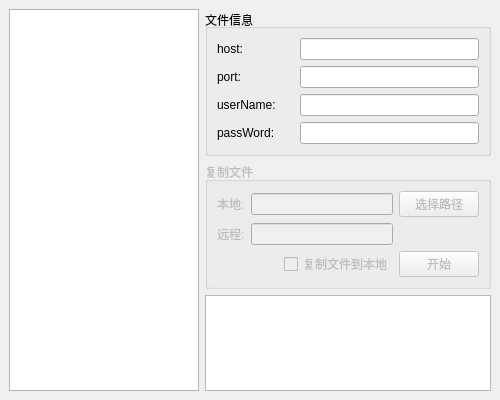
<?xml version="1.0" encoding="UTF-8"?>
<ui version="4.0">
 <class>PuttyTools</class>
 <widget class="QMainWindow" name="PuttyTools">
  <property name="geometry">
   <rect>
    <x>0</x>
    <y>0</y>
    <width>500</width>
    <height>400</height>
   </rect>
  </property>
  <property name="minimumSize">
   <size>
    <width>500</width>
    <height>400</height>
   </size>
  </property>
  <property name="maximumSize">
   <size>
    <width>800</width>
    <height>600</height>
   </size>
  </property>
  <property name="windowTitle">
   <string>PuttyTools V2.1</string>
  </property>
  <widget class="QWidget" name="centralwidget">
   <layout class="QGridLayout" name="gridLayout_3" rowstretch="4,3,3" columnstretch="4,6">
    <item row="1" column="1">
     <widget class="QGroupBox" name="scpBox">
      <property name="enabled">
       <bool>false</bool>
      </property>
      <property name="title">
       <string>复制文件</string>
      </property>
      <property name="flat">
       <bool>false</bool>
      </property>
      <property name="checkable">
       <bool>false</bool>
      </property>
      <layout class="QGridLayout" name="gridLayout_2" rowstretch="0,0,0" columnstretch="1,5,3,1">
       <item row="0" column="0">
        <widget class="QLabel" name="label">
         <property name="text">
          <string>本地:</string>
         </property>
        </widget>
       </item>
       <item row="0" column="3">
        <widget class="QPushButton" name="pushButton_2">
         <property name="text">
          <string>选择路径</string>
         </property>
        </widget>
       </item>
       <item row="2" column="2">
        <widget class="QCheckBox" name="checkBox">
         <property name="text">
          <string>复制文件到本地</string>
         </property>
        </widget>
       </item>
       <item row="2" column="3">
        <widget class="QPushButton" name="pushButton">
         <property name="text">
          <string>开始</string>
         </property>
        </widget>
       </item>
       <item row="1" column="0">
        <widget class="QLabel" name="label_2">
         <property name="text">
          <string>远程:</string>
         </property>
        </widget>
       </item>
       <item row="0" column="1" colspan="2">
        <widget class="QLineEdit" name="lineEdit"/>
       </item>
       <item row="1" column="1" colspan="2">
        <widget class="QLineEdit" name="lineEdit_2"/>
       </item>
      </layout>
     </widget>
    </item>
    <item row="0" column="1">
     <widget class="QGroupBox" name="fileInfoBox">
      <property name="font">
       <font>
        <pointsize>9</pointsize>
       </font>
      </property>
      <property name="mouseTracking">
       <bool>true</bool>
      </property>
      <property name="layoutDirection">
       <enum>Qt::LeftToRight</enum>
      </property>
      <property name="autoFillBackground">
       <bool>false</bool>
      </property>
      <property name="title">
       <string>文件信息</string>
      </property>
      <property name="alignment">
       <set>Qt::AlignLeading|Qt::AlignLeft|Qt::AlignVCenter</set>
      </property>
      <property name="flat">
       <bool>false</bool>
      </property>
      <property name="checkable">
       <bool>false</bool>
      </property>
      <property name="checked">
       <bool>false</bool>
      </property>
      <layout class="QGridLayout" name="gridLayout" columnstretch="3,7">
       <item row="3" column="0">
        <widget class="QLabel" name="pwd_lab">
         <property name="text">
          <string>passWord:</string>
         </property>
        </widget>
       </item>
       <item row="3" column="1">
        <widget class="QLineEdit" name="pwd_edit">
         <property name="focusPolicy">
          <enum>Qt::NoFocus</enum>
         </property>
         <property name="contextMenuPolicy">
          <enum>Qt::NoContextMenu</enum>
         </property>
         <property name="echoMode">
          <enum>QLineEdit::Normal</enum>
         </property>
         <property name="cursorPosition">
          <number>0</number>
         </property>
         <property name="readOnly">
          <bool>true</bool>
         </property>
         <property name="placeholderText">
          <string/>
         </property>
        </widget>
       </item>
       <item row="1" column="0">
        <widget class="QLabel" name="port_lab">
         <property name="text">
          <string>port:</string>
         </property>
        </widget>
       </item>
       <item row="1" column="1">
        <widget class="QLineEdit" name="port_edit">
         <property name="focusPolicy">
          <enum>Qt::NoFocus</enum>
         </property>
         <property name="contextMenuPolicy">
          <enum>Qt::NoContextMenu</enum>
         </property>
         <property name="text">
          <string extracomment="22"/>
         </property>
         <property name="maxLength">
          <number>5</number>
         </property>
         <property name="echoMode">
          <enum>QLineEdit::Normal</enum>
         </property>
         <property name="cursorPosition">
          <number>0</number>
         </property>
         <property name="readOnly">
          <bool>true</bool>
         </property>
         <property name="placeholderText">
          <string/>
         </property>
        </widget>
       </item>
       <item row="2" column="0">
        <widget class="QLabel" name="username_lab">
         <property name="text">
          <string>userName:</string>
         </property>
        </widget>
       </item>
       <item row="0" column="0">
        <widget class="QLabel" name="host_lab">
         <property name="text">
          <string>host:</string>
         </property>
        </widget>
       </item>
       <item row="2" column="1">
        <widget class="QLineEdit" name="username_edit">
         <property name="focusPolicy">
          <enum>Qt::NoFocus</enum>
         </property>
         <property name="contextMenuPolicy">
          <enum>Qt::NoContextMenu</enum>
         </property>
         <property name="cursorPosition">
          <number>0</number>
         </property>
         <property name="readOnly">
          <bool>true</bool>
         </property>
         <property name="placeholderText">
          <string/>
         </property>
        </widget>
       </item>
       <item row="0" column="1">
        <widget class="QLineEdit" name="host_edit">
         <property name="tabletTracking">
          <bool>false</bool>
         </property>
         <property name="focusPolicy">
          <enum>Qt::NoFocus</enum>
         </property>
         <property name="contextMenuPolicy">
          <enum>Qt::NoContextMenu</enum>
         </property>
         <property name="inputMask">
          <string/>
         </property>
         <property name="cursorPosition">
          <number>0</number>
         </property>
         <property name="readOnly">
          <bool>true</bool>
         </property>
         <property name="placeholderText">
          <string/>
         </property>
        </widget>
       </item>
      </layout>
     </widget>
    </item>
    <item row="0" column="0" rowspan="3">
     <widget class="QTreeView" name="treeView">
      <property name="focusPolicy">
       <enum>Qt::NoFocus</enum>
      </property>
      <property name="contextMenuPolicy">
       <enum>Qt::CustomContextMenu</enum>
      </property>
      <property name="iconSize">
       <size>
        <width>20</width>
        <height>20</height>
       </size>
      </property>
      <property name="itemsExpandable">
       <bool>true</bool>
      </property>
      <attribute name="headerCascadingSectionResizes">
       <bool>true</bool>
      </attribute>
     </widget>
    </item>
    <item row="2" column="1">
     <widget class="QTextBrowser" name="showMsg">
      <property name="mouseTracking">
       <bool>false</bool>
      </property>
      <property name="contextMenuPolicy">
       <enum>Qt::PreventContextMenu</enum>
      </property>
     </widget>
    </item>
   </layout>
  </widget>
  <action name="actionAddFile">
   <property name="icon">
    <iconset resource="../icon/apprcc.qrc">
     <normaloff>:/icon/tianjiawenjian.svg</normaloff>:/icon/tianjiawenjian.svg</iconset>
   </property>
   <property name="text">
    <string>新建文件</string>
   </property>
   <property name="toolTip">
    <string>新建文件</string>
   </property>
  </action>
  <action name="actionDelFile">
   <property name="icon">
    <iconset resource="../icon/apprcc.qrc">
     <normaloff>:/icon/shanchuwenjian.svg</normaloff>:/icon/shanchuwenjian.svg</iconset>
   </property>
   <property name="text">
    <string>删除文件</string>
   </property>
   <property name="toolTip">
    <string>删除文件</string>
   </property>
  </action>
  <action name="actionAddFolder">
   <property name="icon">
    <iconset resource="../icon/apprcc.qrc">
     <normaloff>:/icon/xinzengwenjianjia.svg</normaloff>:/icon/xinzengwenjianjia.svg</iconset>
   </property>
   <property name="text">
    <string>新建文件夹</string>
   </property>
   <property name="toolTip">
    <string>新建文件夹</string>
   </property>
  </action>
  <action name="actionDelFolder">
   <property name="icon">
    <iconset resource="../icon/apprcc.qrc">
     <normaloff>:/icon/shanchuwenjianjia.svg</normaloff>:/icon/shanchuwenjianjia.svg</iconset>
   </property>
   <property name="text">
    <string>删除文件夹</string>
   </property>
   <property name="toolTip">
    <string>删除文件夹</string>
   </property>
  </action>
  <action name="actionRenameFolder">
   <property name="icon">
    <iconset resource="../icon/apprcc.qrc">
     <normaloff>:/icon/bianjiwenjianjia.svg</normaloff>:/icon/bianjiwenjianjia.svg</iconset>
   </property>
   <property name="text">
    <string>重命名文件夹</string>
   </property>
   <property name="toolTip">
    <string>重命名</string>
   </property>
  </action>
  <action name="actionRenameFile">
   <property name="icon">
    <iconset resource="../icon/apprcc.qrc">
     <normaloff>:/icon/bianjiwenjian.svg</normaloff>:/icon/bianjiwenjian.svg</iconset>
   </property>
   <property name="text">
    <string>修改文件</string>
   </property>
   <property name="toolTip">
    <string>修改文件</string>
   </property>
  </action>
 </widget>
 <tabstops>
  <tabstop>treeView</tabstop>
  <tabstop>host_edit</tabstop>
  <tabstop>port_edit</tabstop>
  <tabstop>username_edit</tabstop>
  <tabstop>pwd_edit</tabstop>
  <tabstop>lineEdit</tabstop>
  <tabstop>pushButton_2</tabstop>
  <tabstop>lineEdit_2</tabstop>
  <tabstop>checkBox</tabstop>
  <tabstop>pushButton</tabstop>
 </tabstops>
 <resources>
  <include location="../icon/apprcc.qrc"/>
 </resources>
 <connections>
  <connection>
   <sender>treeView</sender>
   <signal>customContextMenuRequested(QPoint)</signal>
   <receiver>PuttyTools</receiver>
   <slot>showMenu()</slot>
   <hints>
    <hint type="sourcelabel">
     <x>124</x>
     <y>219</y>
    </hint>
    <hint type="destinationlabel">
     <x>2</x>
     <y>399</y>
    </hint>
   </hints>
  </connection>
  <connection>
   <sender>treeView</sender>
   <signal>clicked(QModelIndex)</signal>
   <receiver>PuttyTools</receiver>
   <slot>treeOneClick()</slot>
   <hints>
    <hint type="sourcelabel">
     <x>198</x>
     <y>302</y>
    </hint>
    <hint type="destinationlabel">
     <x>301</x>
     <y>399</y>
    </hint>
   </hints>
  </connection>
  <connection>
   <sender>host_edit</sender>
   <signal>selectionChanged()</signal>
   <receiver>PuttyTools</receiver>
   <slot>selected_text()</slot>
   <hints>
    <hint type="sourcelabel">
     <x>480</x>
     <y>53</y>
    </hint>
    <hint type="destinationlabel">
     <x>499</x>
     <y>8</y>
    </hint>
   </hints>
  </connection>
  <connection>
   <sender>port_edit</sender>
   <signal>selectionChanged()</signal>
   <receiver>PuttyTools</receiver>
   <slot>selected_text()</slot>
   <hints>
    <hint type="sourcelabel">
     <x>403</x>
     <y>81</y>
    </hint>
    <hint type="destinationlabel">
     <x>499</x>
     <y>6</y>
    </hint>
   </hints>
  </connection>
  <connection>
   <sender>username_edit</sender>
   <signal>selectionChanged()</signal>
   <receiver>PuttyTools</receiver>
   <slot>selected_text()</slot>
   <hints>
    <hint type="sourcelabel">
     <x>478</x>
     <y>110</y>
    </hint>
    <hint type="destinationlabel">
     <x>499</x>
     <y>8</y>
    </hint>
   </hints>
  </connection>
  <connection>
   <sender>pwd_edit</sender>
   <signal>selectionChanged()</signal>
   <receiver>PuttyTools</receiver>
   <slot>selected_text()</slot>
   <hints>
    <hint type="sourcelabel">
     <x>480</x>
     <y>140</y>
    </hint>
    <hint type="destinationlabel">
     <x>499</x>
     <y>7</y>
    </hint>
   </hints>
  </connection>
 </connections>
 <slots>
  <slot>new_file()</slot>
  <slot>openFile()</slot>
  <slot>showMenu()</slot>
  <slot>treeDoubleClick()</slot>
  <slot>treeOneClick()</slot>
  <slot>selected_text()</slot>
  <slot>on_editing_finished()</slot>
 </slots>
</ui>
